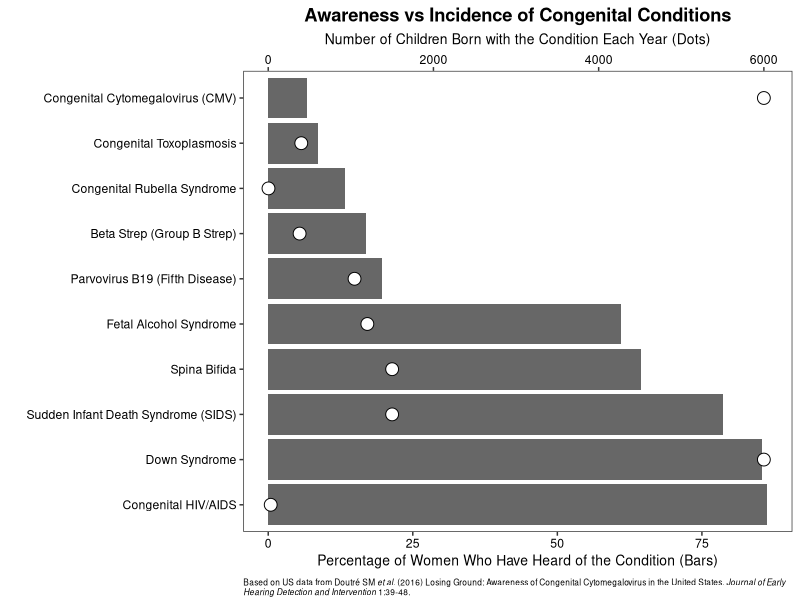

The R script that drew this image: (Note: this script raises an error after producing the figure.)
library(tidyverse)
library(cowplot)
library(ggtext)

# Get data from Doutre et al.

df <- tribble(
  ~condition, ~awareness, ~frequency,
  "Congenital Cytomegalovirus (CMV)", 6.7, 6000,
  "Congenital Toxoplasmosis", 8.53, 400,
  "Congenital Rubella Syndrome", 13.27, 3,
  "Beta Strep (Group B Strep)", 16.91, 380,
  "Parvovirus B19 (Fifth Disease)", 19.63, 1045,
  "Fetal Alcohol Syndrome", 61.04, 1200,
  "Spina Bifida", 64.54, 1500,
  "Sudden Infant Death Syndrome (SIDS)", 78.7, 1500,
  "Down Syndrome", 85.44, 6000,
  "Congenital HIV/AIDS", 86.33, 30
)

# Create chart

p <-
  df %>%
  ggplot(aes(x = reorder(condition, desc(awareness)), y = awareness)) +
  geom_col(fill = "#676767") +
  geom_point(
    aes(x = condition, y = frequency / 70),
    size = 4,
    pch = 21,
    fill = "white"
  ) +
  scale_y_continuous(sec.axis = sec_axis(~ . * 70, name = "Number of Children Born with the Condition Each Year (Dots)")) +
  coord_flip() +
  labs(
    x = "",
    y = "Percentage of Women Who Have Heard of the Condition (Bars)",
    title = "Awareness vs Incidence of Congenital Conditions",
    caption = "Based on US data from Doutré SM *et al.* (2016) Losing Ground: Awareness of Congenital Cytomegalovirus 
    in the United States. *Journal of Early Hearing Detection and Intervention* 1:39-48."
  ) +
  theme_bw() +
  theme(
    plot.title = element_markdown(face = "bold", hjust = .5),
    plot.caption = element_textbox_simple(size = 6, margin = margin(10, 0, 0, 0)),
    axis.text = element_text(color = "black"),
    axis.title = element_text(size = 10),
    axis.title.x = element_markdown()
  ) +
  background_grid(major = "none") +
  NULL

# Save chart

ggsave2(
  "images/cmv_awareness-vs-incidence_grayscale.png", 
  plot = p, 
  width = 7, 
  height = 4
)
